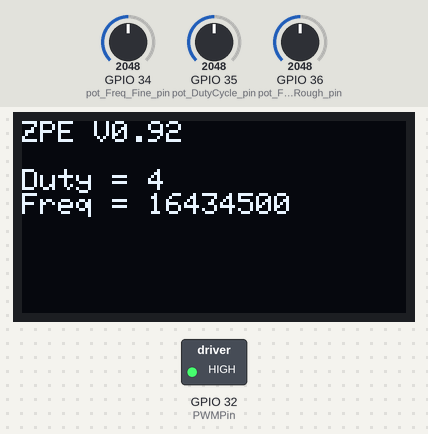
A sketch run on a simulated ESP32. On the bench: 128×64 one-colour display, switched loads named in the sketch (green lamp = pin HIGH). Inputs (shaded band) come from the test bench; at power-on: GPIO 34 (pot_Freq_Fine_pin) = 2048, GPIO 35 (pot_DutyCycle_pin) = 2048, GPIO 36 (pot_Freq_Rough_pin) = 2048. What the sketch prints to the serial monitor is not drawn.

Above: at 1.2 s.
1.3 s: GPIO 34 (pot_Freq_Fine_pin) set to 2866
At 2.5 s:
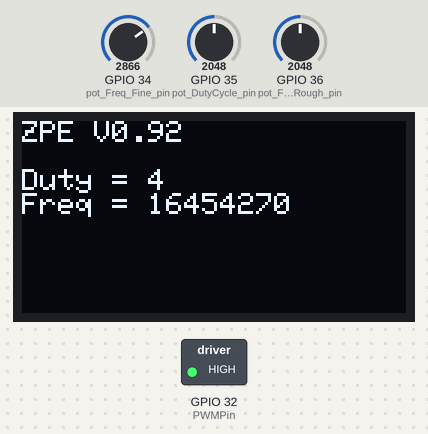
3.6 s: GPIO 35 (pot_DutyCycle_pin) set to 2866
At 4.7 s:
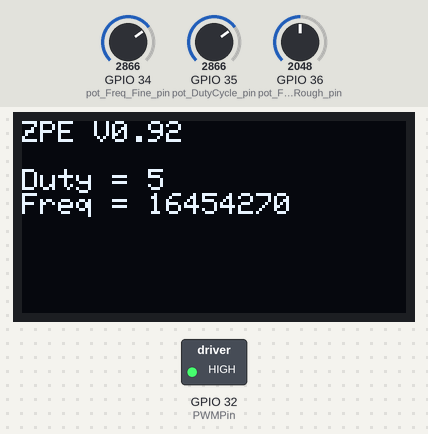
5.6 s: GPIO 36 (pot_Freq_Rough_pin) set to 2866
At 7.0 s:
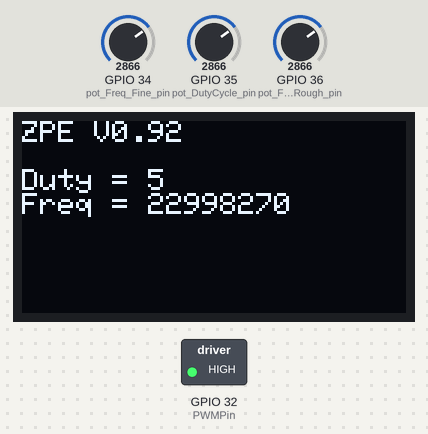
7.7 s: GPIO 34 (pot_Freq_Fine_pin) set to 3603
At 9.3 s:
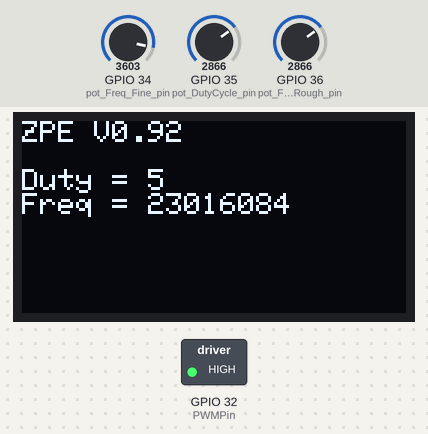
9.8 s: GPIO 35 (pot_DutyCycle_pin) set to 3603
At 11.5 s:
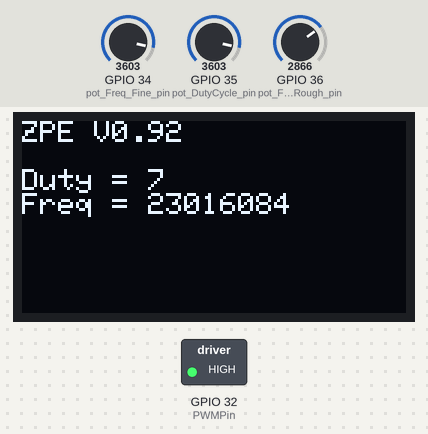
11.8 s: GPIO 36 (pot_Freq_Rough_pin) set to 3603
At 13.8 s:
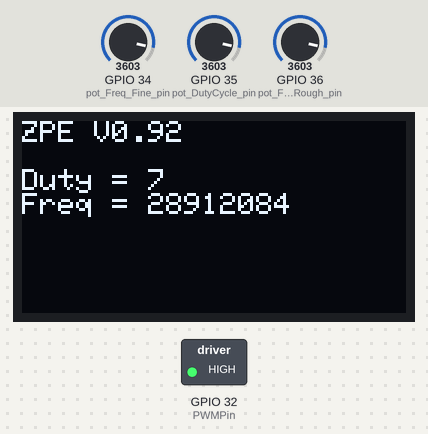
Timing chart, 0 to 14.9 s (numbered marks = the images above; inputs shaded):
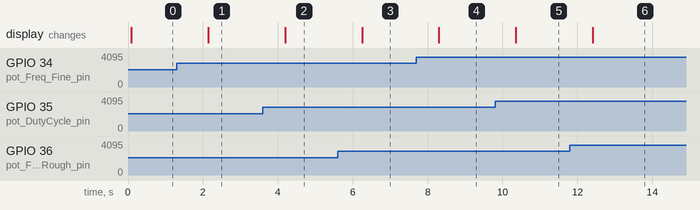

The sketch:

OLED_ESP32_Wemos.ino
```cpp
//To be done.
// map 2 potmeters to dutycycle, Freqency
// check graph on webserver for ESP32 at https://randomnerdtutorials.com/esp32-esp8266-plot-chart-web-server/


//for PWM https://docs.m5stack.com/en/api/pwm
// https://github.com/m5stack/m5-docs/blob/master/docs/en/core/atom_lite.md
// Peripherals Pin Map
// RGB Led	G27
// Btn	G39
// IR	G12A
// Bit	resolution	maximum frequency
// 16	65536	1,220.70Hz
// 15	32768	2,441.41Hz
// 14	16384	4,882.81Hz
// 13	8192	9,765.63Hz
// 12	4096	19,531.25Hz
// 11	2048	39,062.50Hz
// 10	1024	78,125.00Hz
// 9	512	  156,250.00Hz
// 8	256	  312,500.00Hz
// 7	128	  625,000.00Hz
// 6	64	  1,250,000.00Hz
// 5	32	  2,500,000.00Hz
// 4	16	  5,000,000.00Hz
// 3	8	    10,000,000.00Hz
// 2	4	    20,000,000.00Hz
// 1	2	    40,000,000.00Hz// The maximal frequency is 80000000 / 2^bit_num


#include <Wire.h>
#include "driver/ledc.h"
#include <Adafruit_GFX.h>
#include <Adafruit_SSD1306.h>
// #include "ESP32MotorControl.h" 	// https://github.com/JoaoLopesF/ESP32MotorControl
#define SCREEN_WIDTH 128 // OLED display width, in pixels
#define SCREEN_HEIGHT 64 // OLED display height, in pixels
Adafruit_SSD1306 display(SCREEN_WIDTH, SCREEN_HEIGHT, &Wire, -1);

#define VERSION "0.92"

// setting PWM properties
const int PWMPin = 32;  //outpin for driver
unsigned int freq = 100000;
unsigned int freq_min = 15000000;
unsigned int freq_max = 16000000;
unsigned int freq_rough =1;
unsigned int freq_fine =1;
int PWMChannel = 0;
int resolution = 1;
int dutyCycle = 1;
int duty_max=8;
unsigned int pot_Freq_Rough_Read;
unsigned int pot_Freq_Rough_Read_old;
unsigned int pot_Freq_Fine_Read;
unsigned int pot_Freq_Fine_Read_old;
unsigned int pot_DutyCycle_Read;
unsigned int pot_DutyCycle_Read_old;
int pot_DutyCycle_pin=35;
int pot_Freq_Fine_pin=34;
int pot_Freq_Rough_pin=36;

void setup() {
  Serial.begin(115200);
  //I2C setup for display
  Wire.begin(22,21); //I2C

  //Setup PWM parameters
  ledcSetup(PWMChannel, freq, resolution);
  ledcAttachPin(PWMPin, PWMChannel);
  ledcWrite(PWMChannel, dutyCycle);

  // GPIO pins setup
  pinMode(35, ANALOG); // PIN  (INPUT, OUTPUT, ANALOG) //DutyCycle
  pinMode(34, ANALOG); // PIN  (INPUT, OUTPUT, ANALOG) //freq fine
  pinMode(36, ANALOG); // PIN  (INPUT, OUTPUT, ANALOG) //freq rough

  freq_rough = map(analogRead(pot_Freq_Rough_pin), 0, 4096, freq_min, freq_max);
  freq_fine = map(analogRead(pot_Freq_Fine_pin), 0, 4096, 1000, 10000);

  //add fequency and frequency rought and fine
    unsigned int freq=freq_fine+freq_rough;


  //Display startup serial info
    Serial.println("start setup");
    Serial.printf("Duty = %d  Freqency = %d HZ \n", (int)dutyCycle,freq);
    Serial.printf("Version =");
    Serial.println(VERSION);


 //Display startup info
    display.begin(SSD1306_SWITCHCAPVCC, 0x3C);
    display.clearDisplay();
    display.setTextSize(2);              // Normal 1:1 pixel scale
    display.setTextColor(SSD1306_WHITE); // Draw white text
    display.setCursor(0,0);              // Start at top-left corner
    display.print(F("ZPE V"));
    display.println(F(VERSION));
    display.println();
    display.print(F("Duty ="));
    display.println(dutyCycle);
    display.print(F("Freq = "));
    display.println(freq);
    // display.println(F("OUT2 ="));
    display.display();
}


void loop() {

      //Read analog pot variables and map to duty cycle and frequency
      // for frequency rough the idea is:
      int pot_Freq_Rough_Read = (analogRead(pot_Freq_Rough_pin)+1);
      if (abs(pot_Freq_Rough_Read-pot_Freq_Rough_Read_old)>100){
        pot_Freq_Rough_Read_old=pot_Freq_Rough_Read;
        Serial.print("Pot frequency rough changed new value=");
        Serial.println(pot_Freq_Rough_Read);
        freq_rough = abs(analogRead(pot_Freq_Rough_pin))*8000;
        Serial.println(freq_rough);
        freq=freq_rough+freq_fine;
        //Write to PWM controller
          ledcWrite(PWMChannel, dutyCycle);
          ledc_set_freq(LEDC_HIGH_SPEED_MODE,LEDC_TIMER_0,freq);
      }

      int pot_Freq_Fine_Read = (analogRead(pot_Freq_Fine_pin)+1);
      if (abs(pot_Freq_Fine_Read-pot_Freq_Fine_Read_old)>100){
        pot_Freq_Fine_Read_old=pot_Freq_Fine_Read;
        Serial.print("Pot frequency fine changed new value=");
        Serial.println(pot_Freq_Fine_Read);
        freq_fine = map(analogRead(pot_Freq_Fine_pin), 0, 4096, 1000, 100000);
        freq=freq_rough+freq_fine;
        //Write to PWM controller
          ledcWrite(PWMChannel, dutyCycle);
          ledc_set_freq(LEDC_HIGH_SPEED_MODE,LEDC_TIMER_0,freq);
      }

      int pot_DutyCycle_Read = analogRead(pot_DutyCycle_pin);
      if (abs(pot_DutyCycle_Read-pot_DutyCycle_Read_old)>100){
        pot_DutyCycle_Read_old=pot_DutyCycle_Read;
        Serial.print("Pot dutycycle changed new value=");
        Serial.println(pot_DutyCycle_Read);
        dutyCycle = map(analogRead(pot_DutyCycle_pin), 0, 4096, 1, duty_max);
        //Write to PWM controller
          ledcWrite(PWMChannel, dutyCycle);
          ledc_set_freq(LEDC_HIGH_SPEED_MODE,LEDC_TIMER_0,freq);
      }


    //Serial print updated data
     Serial.printf("Duty = %d  Freq = %d HZ \n", (int)dutyCycle,freq);

    //Display results
    display.clearDisplay();
    display.setTextSize(1);              // Normal 1:1 pixel scale
    display.setTextColor(SSD1306_WHITE); // Draw white text
    display.setCursor(0,0);              // Start at top-left corner
    display.print(F("ZPE V"));
    display.println(F(VERSION));
    display.println();
    display.printf("Duty = %d  \n", (int)dutyCycle);
    display.printf("Freq = %d  \n", (int)freq);
    display.display();


  delay(1000);
}
```

Measured:
- after the input at 1.3 s, the display: changes after 0.84 s (image 1)
- after the input at 3.6 s, the display: changes after 0.60 s (image 2)
- after the input at 5.6 s, the display: changes after 0.65 s (image 3)
- after the input at 7.7 s, the display: changes after 0.60 s (image 4)
- after the input at 9.8 s, the display: changes after 0.56 s (image 5)
- after the input at 11.8 s, the display: changes after 0.61 s (image 6)
